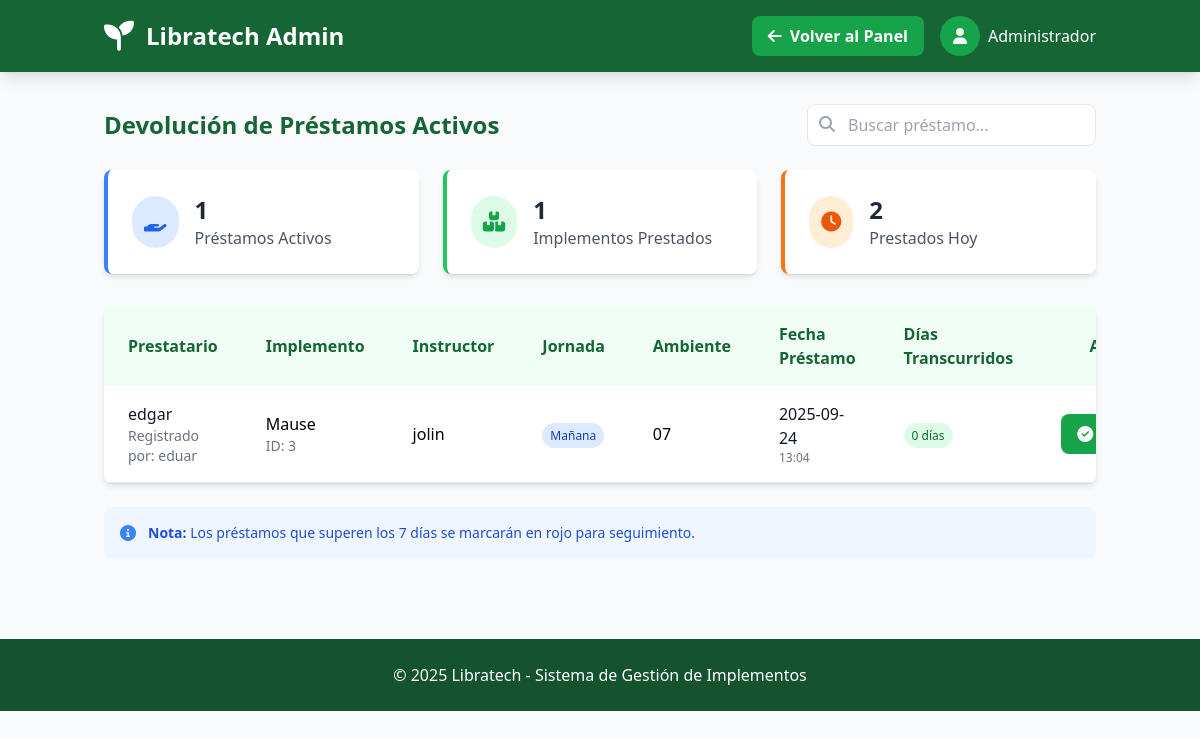
The app's page /admin/devolucion_prestamos (signed in), older data.
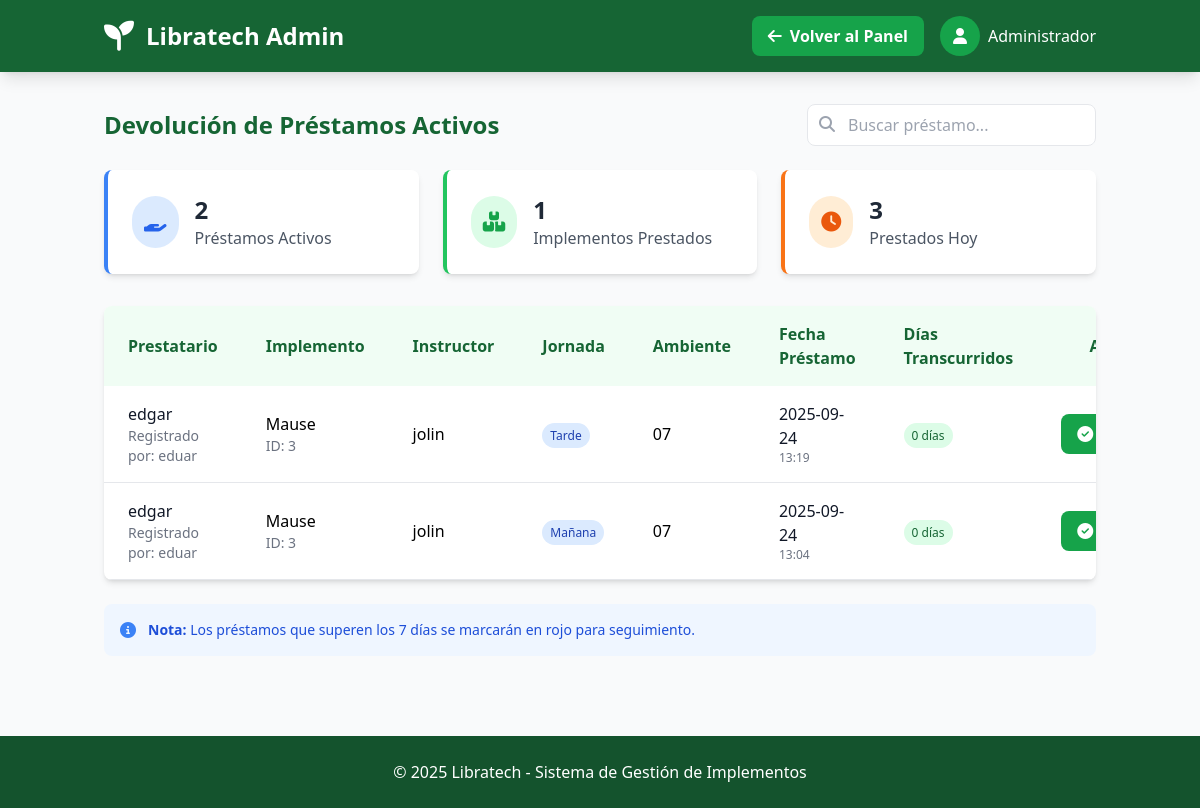
The same page, newer data.
### tables this page shows
CREATE TABLE prestamos (
                id INTEGER PRIMARY KEY AUTOINCREMENT,
                fk_usuario INTEGER NOT NULL,
                fk_modelo INTEGER NOT NULL,
                fecha_prestamo TEXT NOT NULL,
                fecha_devolucion TEXT,
                nombre TEXT NOT NULL,
                instructor TEXT,
                jornada TEXT,
                ambiente TEXT,
                FOREIGN KEY (fk_usuario) REFERENCES usuarios(id),
                FOREIGN KEY (fk_modelo) REFERENCES catalogo(id)                
            );

CREATE TABLE usuarios (
                id INTEGER PRIMARY KEY AUTOINCREMENT,
                nombre TEXT NOT NULL UNIQUE,
                email TEXT NOT NULL UNIQUE,
                telefono TEXT NOT NULL UNIQUE,
                password TEXT NOT NULL
            );

CREATE TABLE catalogo (
                id INTEGER PRIMARY KEY AUTOINCREMENT,
                implemento TEXT NOT NULL,
                descripcion TEXT NOT NULL,
                disponibilidad INTEGER NOT NULL,
                imagen_url TEXT,
                categoria TEXT,
                created_at TIMESTAMP DEFAULT CURRENT_TIMESTAMP
            );

### routes/admin.py (the view)
@admin_bp.route('/devolucion_prestamos')
@login_required
def devolucion_prestamos():
    conn = get_db_connection()
    try:
        prestamos_activos = conn.execute('''
            SELECT p.*, u.nombre as usuario_nombre, c.implemento,
                   julianday('now') - julianday(p.fecha_prestamo) as dias_transcurridos
            FROM prestamos p
            JOIN usuarios u ON p.fk_usuario = u.id
            JOIN catalogo c ON p.fk_modelo = c.id
            WHERE p.fecha_devolucion IS NULL
            ORDER BY p.fecha_prestamo DESC
        ''').fetchall()
        prestamos_con_dias = []
        for prestamo in prestamos_activos:
            prestamo_dict = dict(prestamo)
            prestamo_dict['dias_transcurridos'] = int(prestamo['dias_transcurridos']) if prestamo['dias_transcurridos'] else 0
            prestamos_con_dias.append(prestamo_dict)
        total_prestamos = len(prestamos_con_dias)
        implementos_unicos = len(set(p['fk_modelo'] for p in prestamos_con_dias))
        hoy = datetime.now().strftime("%Y-%m-%d")
        prestamos_hoy = conn.execute('''
            SELECT COUNT(*) as count FROM prestamos
            WHERE fecha_prestamo LIKE ? AND fecha_devolucion IS NULL
        ''', (f'{hoy}%',)).fetchone()['count']
    except Exception as e:
        flash(f'Error al cargar préstamos: {str(e)}', 'error')
        prestamos_con_dias = []
        total_prestamos = 0
        implementos_unicos = 0
        prestamos_hoy = 0
    finally:
        conn.close()
    return render_template('admin/dvprestamos.html',
                         prestamos_activos=prestamos_con_dias,
                         total_prestamos=total_prestamos,
                         total_implementos=implementos_unicos,
                         prestamos_hoy=prestamos_hoy)

### app.py (called while the page is built)
@app.context_processor
def inject_user():
    return dict(
        current_user={
            'id': session.get('user_id'),
            'nombre': session.get('user_nombre'),
            'email': session.get('user_email'),
            'is_authenticated': 'user_id' in session
        }
    )

### routes/login.py (called while the page is built)
def login_required(view):
    from functools import wraps
    @wraps(view)
    def wrapped_view(*args, **kwargs):
        if 'user_id' not in session:
            flash('Por favor, inicie sesión para acceder a esta página', 'error')
            return redirect(url_for('login.login'))
        return view(*args, **kwargs)
    return wrapped_view

### utils/db.py (called while the page is built)
def get_db_connection():
    conn = sqlite3.connect('models/database.db')
    conn.row_factory = sqlite3.Row
    return conn

### templates/admin/dvprestamos.html (shortened to what this page needs)
<!DOCTYPE html>
<html lang="es">
<head>
    <script src="https://cdn.tailwindcss.com"></script>
    <link rel="stylesheet" href="https://cdnjs.cloudflare.com/ajax/libs/font-awesome/6.4.0/css/all.min.css">
</head>
<body class="bg-gray-50 min-h-screen">
    <header class="bg-green-800 text-white shadow-lg">
        <div class="container mx-auto px-4 py-4 flex justify-between items-center">
            <div class="flex items-center">
                <i class="fas fa-seedling text-3xl mr-3"></i>
                <h1 class="text-2xl font-bold">Libratech Admin</h1>
            </div>
            <div class="flex items-center space-x-4">
                <a href="{{ url_for('admin.admin') }}" class="bg-green-600 hover:bg-green-700 px-4 py-2 rounded-lg font-semibold">
                    <i class="fas fa-arrow-left mr-2"></i>Volver al Panel
                </a>
                <div class="relative">
                    <button class="flex items-center space-x-2">
                        <div class="w-10 h-10 rounded-full bg-green-600 flex items-center justify-center">
                            <i class="fas fa-user"></i>
                        </div>
                        <span>Administrador</span>
                    </button>
                </div>
            </div>
        </div>
    </header>
    <div class="container mx-auto px-4 py-8">
        <div class="flex justify-between items-center mb-6">
            <h2 class="text-2xl font-bold text-green-800">Devolución de Préstamos Activos</h2>
            <div class="flex space-x-4">
                <div class="relative">
                    <input type="text" id="searchInput" placeholder="Buscar préstamo..."
                           class="pl-10 pr-4 py-2 border rounded-lg focus:outline-none focus:ring-2 focus:ring-green-500">
                    <i class="fas fa-search absolute left-3 top-3 text-gray-400"></i>
                </div>
            </div>
        </div>
        <div class="grid grid-cols-1 md:grid-cols-3 gap-6 mb-8">
            <div class="bg-white p-6 rounded-lg shadow-md border-l-4 border-blue-500">
                <div class="flex items-center">
                    <div class="bg-blue-100 p-3 rounded-full mr-4">
                        <i class="fas fa-hand-holding text-blue-600 text-xl"></i>
                    </div>
                    <div>
                        <p class="text-2xl font-bold text-gray-800">{{ total_prestamos }}</p>
                        <p class="text-gray-600">Préstamos Activos</p>
                    </div>
                </div>
            </div>
            <div class="bg-white p-6 rounded-lg shadow-md border-l-4 border-green-500">
                <div class="flex items-center">
                    <div class="bg-green-100 p-3 rounded-full mr-4">
                        <i class="fas fa-boxes text-green-600 text-xl"></i>
                    </div>
                    <div>
                        <p class="text-2xl font-bold text-gray-800">{{ total_implementos }}</p>
                        <p class="text-gray-600">Implementos Prestados</p>
                    </div>
                </div>
            </div>
            <div class="bg-white p-6 rounded-lg shadow-md border-l-4 border-orange-500">
                <div class="flex items-center">
                    <div class="bg-orange-100 p-3 rounded-full mr-4">
                        <i class="fas fa-clock text-orange-600 text-xl"></i>
                    </div>
                    <div>
                        <p class="text-2xl font-bold text-gray-800">{{ prestamos_hoy }}</p>
                        <p class="text-gray-600">Prestados Hoy</p>
                    </div>
                </div>
            </div>
        </div>
        <div class="bg-white rounded-lg shadow-md overflow-hidden">
            {% if prestamos_activos %}
            <div class="overflow-x-auto">
                <table class="w-full" id="prestamosTable">
                    <thead class="bg-green-50 text-green-800">
                        <tr>
                            <th class="px-6 py-4 text-left">Prestatario</th>
                            <th class="px-6 py-4 text-left">Implemento</th>
                            <th class="px-6 py-4 text-left">Instructor</th>
                            <th class="px-6 py-4 text-left">Jornada</th>
                            <th class="px-6 py-4 text-left">Ambiente</th>
                            <th class="px-6 py-4 text-left">Fecha Préstamo</th>
                            <th class="px-6 py-4 text-left">Días Transcurridos</th>
                            <th class="px-6 py-4 text-center">Acciones</th>
                        </tr>
                    </thead>
                    <tbody>
                        {% for prestamo in prestamos_activos %}
                        <tr class="border-b hover:bg-gray-50 prestamo-row">
                            <td class="px-6 py-4">
                                <div class="font-medium text-gray-900">{{ prestamo.nombre }}</div>
                                <div class="text-sm text-gray-500">Registrado por: {{ prestamo.usuario_nombre }}</div>
                            </td>
                            <td class="px-6 py-4">
                                <div class="font-medium">{{ prestamo.implemento }}</div>
                                <div class="text-sm text-gray-500">ID: {{ prestamo.fk_modelo }}</div>
                            </td>
                            <td class="px-6 py-4">{{ prestamo.instructor }}</td>
                            <td class="px-6 py-4">
                                <span class="px-2 py-1 bg-blue-100 text-blue-800 text-xs font-medium rounded-full capitalize">
                                    {{ prestamo.jornada }}
                                </span>
                            </td>
                            <td class="px-6 py-4">{{ prestamo.ambiente }}</td>
                            <td class="px-6 py-4">
                                <div class="text-gray-900">{{ prestamo.fecha_prestamo[:10] }}</div>
                                <div class="text-xs text-gray-500">{{ prestamo.fecha_prestamo[11:16] }}</div>
                            </td>
                            <td class="px-6 py-4">
                                <span class="px-2 py-1 {% if prestamo.dias_transcurridos > 7 %}bg-red-100 text-red-800{% else %}bg-green-100 text-green-800{% endif %} text-xs font-medium rounded-full">
                                    {{ prestamo.dias_transcurridos }} días
                                </span>
                            </td>
                           <td class="px-6 py-4">
                                <div class="flex justify-center">
                                    <form action="{{ url_for('admin.devolver_prestamo_admin', id=prestamo.id) }}" method="POST" class="inline">
                                        <button type="submit"
                                                class="bg-green-600 hover:bg-green-700 text-white px-4 py-2 rounded-lg font-semibold flex items-center transition duration-200"
                                                onclick="return confirm('¿Está seguro de registrar la devolución de &quot;{{ prestamo.implemento }}&quot; por {{ prestamo.nombre }}?')">
                                            <i class="fas fa-check-circle mr-2"></i>Devolver
                                        </button>
                                    </form>
                                </div>
                            </td>
                            </tr>
                        {% endfor %}
                    </tbody>
                    </table>
                    </div>
                        {% else %}
                        <div class="text-center py-12">
                            <i class="fas fa-check-circle text-4xl text-green-400 mb-4"></i>
                            <h3 class="text-xl font-semibold text-gray-600 mb-2">No hay préstamos activos</h3>
                            <p class="text-gray-500">Todos los implementos han sido devueltos correctamente.</p>
                        </div>
                        {% endif %}
                </div>
                    {% if prestamos_activos %}
                    <div class="mt-6 p-4 bg-blue-50 rounded-lg">
                        <div class="flex items-center">
                            <i class="fas fa-info-circle text-blue-500 mr-3"></i>
                            <p class="text-blue-700 text-sm">
                                <strong>Nota:</strong> Los préstamos que superen los 7 días se marcarán en rojo para seguimiento.
                            </p>
                        </div>
                    </div>
                    {% endif %}
                </div>
    <footer class="bg-green-900 text-white mt-12 py-6">
        <div class="container mx-auto px-4 text-center">
            <p>© 2025 Libratech - Sistema de Gestión de Implementos</p>
        </div>
    </footer>
</body>
</html>

Row changes from the older to the newer data that the page shows:
added prestamos: nombre "edgar", usuario_nombre "eduar", implemento "Mause", fk_modelo "3", instructor "jolin", jornada "Tarde", ambiente "07", fecha_prestamo "2025-09-24", fecha_prestamo "13:19", dias_transcurridos "0"
Text that changed along with them:
{{ total_prestamos }}: "1" → "2"
{{ prestamos_hoy }}: "2" → "3"
